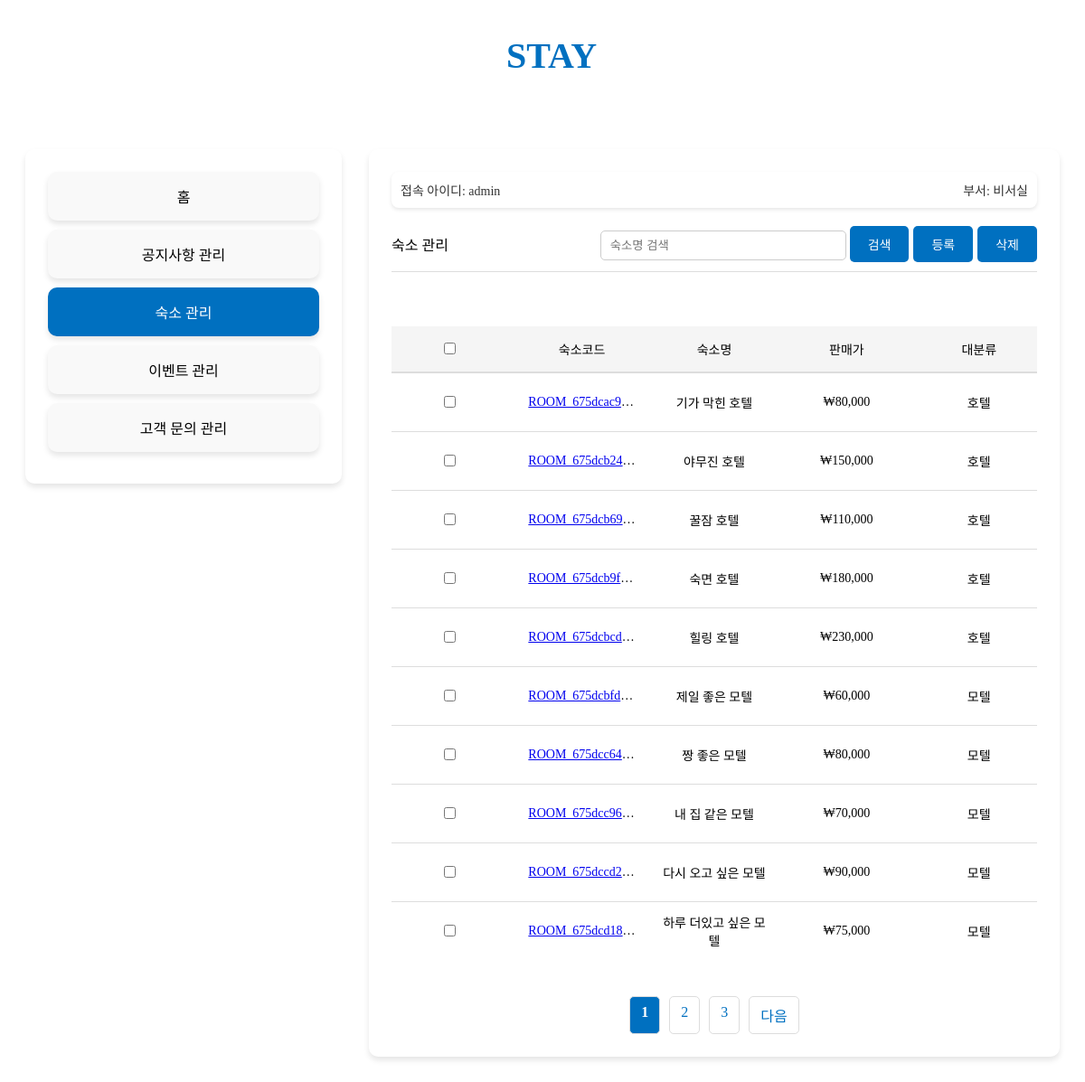
The page /manager_product.php on the database its author committed.
### tables this page shows
CREATE TABLE `rooms` (
  `room_code` varchar(50) NOT NULL,
  `room_name` varchar(100) NOT NULL,
  `room_price` decimal(10,2) NOT NULL,
  `content_img` varchar(255) NOT NULL,
  `content_img1` varchar(255) DEFAULT NULL,
  `content_img2` varchar(255) DEFAULT NULL,
  `content_img3` varchar(255) DEFAULT NULL,
  `content_img4` varchar(255) DEFAULT NULL,
  `category_large` varchar(50) NOT NULL,
  `category_small` varchar(50) DEFAULT NULL,
  `created_at` datetime DEFAULT current_timestamp(),
  `room_location` varchar(255) NOT NULL
);

### manager_product.php (the view, shortened to what this page needs)
<?php
require_once(__DIR__ . "/inc/db.php");
$page = isset($_GET['page']) ? (int)$_GET['page'] : 1;
$items_per_page = 10;
$offset = ($page - 1) * $items_per_page;
$search = isset($_GET['search']) ? $_GET['search'] : '';
$search_query = $search ? "WHERE room_name LIKE :search" : "";
try {
    $pdo = db_get_pdo();
    $query = "SELECT * FROM rooms $search_query LIMIT :offset, :items_per_page";
    $stmt = $pdo->prepare($query);
    $stmt->bindValue(':offset', (int)$offset, PDO::PARAM_INT);
    $stmt->bindValue(':items_per_page', (int)$items_per_page, PDO::PARAM_INT);
    $stmt->execute();
    $result = $stmt->fetchAll(PDO::FETCH_ASSOC);
    $count_query = "SELECT COUNT(*) as total FROM rooms $search_query";
    $count_stmt = $pdo->prepare($count_query);
    $count_stmt->execute();
    $total_items = $count_stmt->fetchColumn();
    $total_pages = ceil($total_items / $items_per_page);
} catch (PDOException $e) {
    die("데이터베이스 오류: " . $e->getMessage());
}
?>
<!DOCTYPE html>
<html lang="en">
<head>
    <link rel="stylesheet" href="css/managerstyle.css">
</head>
<header>
    <div class="header-wrapper">
        <a href="index.php" class="logo">STAY</a>
</header>
<body id="manager_body">
    <main class="main_wrapper product">
        <section class="main_menu_wrapper">
            <ul class="menu_list">
                <a href="manager_home.php" style="text-decoration: none;">
                    <li class="menus">홈</li>
                </a>
                <a href="manager_notice.php" style="text-decoration: none;">
                    <li class="menus">공지사항 관리</li>
                </a>
                <a href="manager_product.php" style="text-decoration: none;">
                    <li class="menus active">숙소 관리</li>
                </a>
                <a href="manager_event.php" style="text-decoration: none;">
                    <li class="menus">이벤트 관리</li>
                </a>
                <a href="manager_inquiry.php" style="text-decoration: none;">
                    <li class="menus">고객 문의 관리</li>
                </a>
            </ul>
        </section>
        <section class="main_display">
            <header>
                <div class="login_info">
                    <span class="on_id">접속 아이디: admin</span>
                    <span class="on_dep">부서: 비서실</span>
                </div>
            </header>
            <section class="contents">
                <section class="contents_header">
                    <div class="title">숙소 관리</div>
                    <div class="action_buttons">
                        <form method="GET" action="manager_product.php" style="display: inline;">
                            <input type="text" class="search" name="search" placeholder="숙소명 검색" value="<?php echo htmlspecialchars($search); ?>">
                            <button class="order_button btn-search" type="submit">검색</button>
                        </form>
                        <form action="product_registration.php" method="GET" style="display: inline;">
                            <button class="order_button btn-register" type="submit">등록</button>
                        </form>
                        <form id="delete-form" method="POST" action="delete_rooms.php" style="display: inline;">
                            <button class="order_button btn-delete" type="submit" onclick="return confirmDelete()">삭제</button>
                        </form>
                    </div>
                </section>
                <form id="rooms-table-form">
                    <div class="table_wrapper">
                        <div class="table_header">
                            <div class="table_col checkbox_col"><input type="checkbox" onclick="toggleSelectAll(this)"></div>
                            <div class="table_col code">숙소코드</div>
                            <div class="table_col title">숙소명</div>
                            <div class="table_col price">판매가</div>
                            <div class="table_col class">대분류</div>
                        </div>
                        <div class="table_body">
                            <?php foreach ($result as $r): ?>
                                <?php
                                $room_code = $r['room_code'];
                                $room_name = $r['room_name'];
                                $room_price = number_format($r['room_price']);
                                $category_large = !empty($r['category_large']) ? $r['category_large'] : '정보 없음';
                                ?>
                                <div class='table_row'>
                                    <div class='table_col checkbox_col'>
                                        <input type='checkbox' name='selected_items[]' form="delete-form" value='<?php echo htmlspecialchars($room_code); ?>'>
                                    </div>
                                    <div class='table_col code'>
                                        <a href="room_detail.php?room_code=<?php echo urlencode($room_code); ?>">
                                            <?php echo htmlspecialchars($room_code); ?>
                                        </a>
                                    </div>
                                    <div class='table_col title'><?php echo htmlspecialchars($room_name); ?></div>
                                    <div class='table_col price'>₩<?php echo $room_price; ?></div>
                                    <div class='table_col class'><?php echo htmlspecialchars($category_large); ?></div>
                                </div>
                            <?php endforeach; ?>
                        </div>
                    </div>
                </form>
                <div class="pagination">
                    <?php for ($i = 1; $i <= $total_pages; $i++): ?>
                        <a href="?page=<?php echo $i; ?>&search=<?php echo urlencode($search); ?>" class="<?php echo $i == $page ? 'active' : ''; ?>">
                            <?php echo $i; ?>
                        </a>
                    <?php endfor; ?>
                    <?php if ($page < $total_pages): ?>
                        <a href="?page=<?php echo $page + 1; ?>&search=<?php echo urlencode($search); ?>">다음</a>
                    <?php endif; ?>
                </div>
            </section>
        </section>
    </main>
</body>
</html>

### css/managerstyle.css (style rules this page uses)
html { overflow-y: scroll; }
:root { --primary-color: #0070C0; --hover-color: #005A9C; --light-gray: #f9f9f9; --border-color: #ddd; --text-color: #333; --button-padding: 10px 20px; --button-radius: 5px; --box-shadow: 0 4px 6px rgba(0, 0, 0, 0.1); }
.header-wrapper { background-size: cover; background-position: center; text-align: center; padding: 30px 20px; color: #fff; }
.logo { font-size: 40px; font-weight: bold; color: #0070c0; text-decoration: none; transition: color 0.3s ease; margin-left: 20px }
button { padding: var(--button-padding); border: none; border-radius: var(--button-radius); background-color: var(--primary-color); color: white; cursor: pointer; font-size: 14px; transition: background-color 0.3s ease; }
.action_buttons { display: flex; gap: 5px; align-items: center; }
.main_wrapper { display: flex; max-width: 1200px; margin: 30px auto; gap: 30px; padding: 20px; align-items: flex-start; }
.main_menu_wrapper { flex: 0 0 300px; background-color: white; border-radius: 10px; padding: 25px; box-shadow: var(--box-shadow); display: flex; flex-direction: column; align-items: stretch; }
.main_display { flex-grow: 1; background-color: white; border-radius: 10px; padding: 25px; box-shadow: var(--box-shadow); }
.menu_list { list-style: none; padding: 0; margin: 0; width: 100%; }
.menus { background-color: var(--light-gray); color: black; border-radius: 10px; padding: 15px; box-shadow: var(--box-shadow); margin-bottom: 10px; text-align: center; cursor: pointer; transition: background-color 0.3s ease, color 0.3s ease; }
.menus.active { background-color: var(--primary-color); color: white; }
.contents_header { display: flex; justify-content: space-between; align-items: center; margin-bottom: 20px; padding-bottom: 10px; border-bottom: 1px solid var(--border-color); }
.contents_header .search { width: 250px; padding: 8px 10px; border: 1px solid #ccc; border-radius: var(--button-radius); }
.table_wrapper { width: 100%; overflow-x: auto; margin-top: 20px; }
.table_row { display: flex; align-items: center; justify-content: space-between; padding: 7px 0; border-bottom: 1px solid #ddd; min-height: 50px; }
.table_row:last-child { border-bottom: none; }
.table_header { display: flex; align-items: center; justify-content: space-between; background-color: #f5f5f5; border-bottom: 2px solid #ddd; height: 50px; }
.table_body { display: table; width: 100%; table-layout: fixed; }
.table_body { min-height: 384px; }
.table_col { text-align: center; padding: 5px; font-size: 14px; width: 16.6%; overflow: hidden; text-overflow: ellipsis; }
.order_button { padding: var(--button-padding); border: none; border-radius: var(--button-radius); background-color: var(--primary-color); color: white; cursor: pointer; font-size: 14px; transition: background-color 0.3s ease; }
.login_info { font-size: 16px; color: var(--text-color); padding: 10px; margin-bottom: 20px; text-align: right; }
.pagination { display: flex; justify-content: center; margin-top: 20px; }
.pagination a { display: inline-block; margin: 0 5px; padding: 8px 12px; border: 1px solid #ddd; border-radius: 5px; color: #0070C0; text-decoration: none; transition: background-color 0.3s ease, color 0.3s ease; }
.pagination a.active { background-color: #0070C0; color: white; font-weight: bold; }
.login_info { display: flex; justify-content: space-between; margin-bottom: 20px; font-size: 14px; color: #333; background-color: #ffffff; padding: 10px; border-radius: 8px; box-shadow: 0 2px 4px rgba(0, 0, 0, 0.1); }
.contents { display: flex; flex-direction: column; gap: 20px; }

### rows shown on the page
rooms: room_code "ROOM_675dcac9…", room_name "기가 막힌 호텔", room_price "80,000", category_large "호텔"
rooms: room_code "ROOM_675dcb24…", room_name "야무진 호텔", room_price "150,000", category_large "호텔"
rooms: room_code "ROOM_675dcb69…", room_name "꿀잠 호텔", room_price "110,000", category_large "호텔"
rooms: room_code "ROOM_675dcb9f…", room_name "숙면 호텔", room_price "180,000", category_large "호텔"
rooms: room_code "ROOM_675dcbcd…", room_name "힐링 호텔", room_price "230,000", category_large "호텔"
rooms: room_code "ROOM_675dcbfd…", room_name "제일 좋은 모텔", room_price "60,000", category_large "모텔"
rooms: room_code "ROOM_675dcc64…", room_name "짱 좋은 모텔", room_price "80,000", category_large "모텔"
rooms: room_code "ROOM_675dcc96…", room_name "내 집 같은 모텔", room_price "70,000", category_large "모텔"
rooms: room_code "ROOM_675dccd2…", room_name "다시 오고 싶은 모텔", room_price "90,000", category_large "모텔"
rooms: room_code "ROOM_675dcd18…", room_name "하루 더있고 싶은 모텔", room_price "75,000", category_large "모텔"
